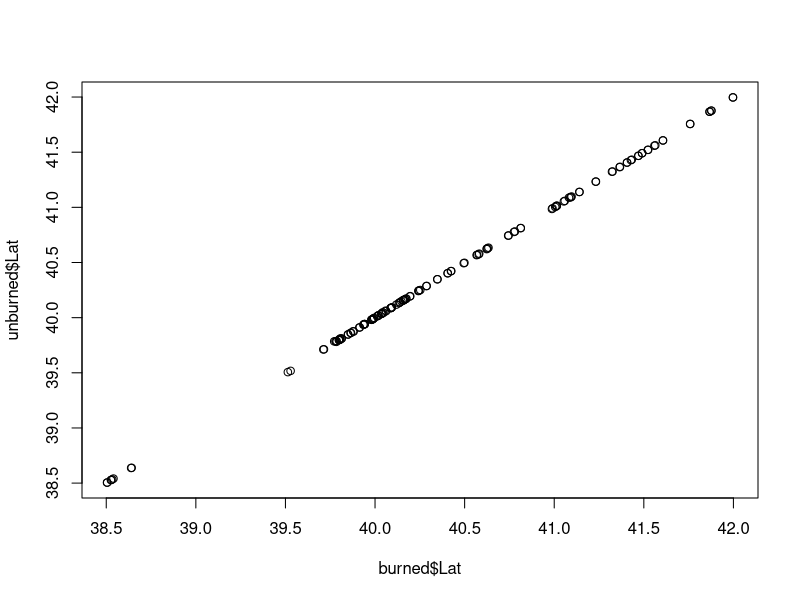
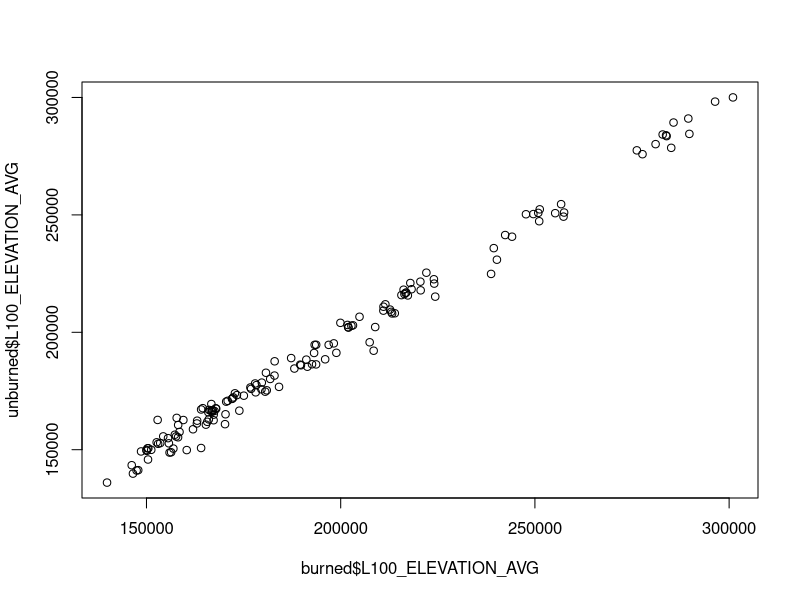
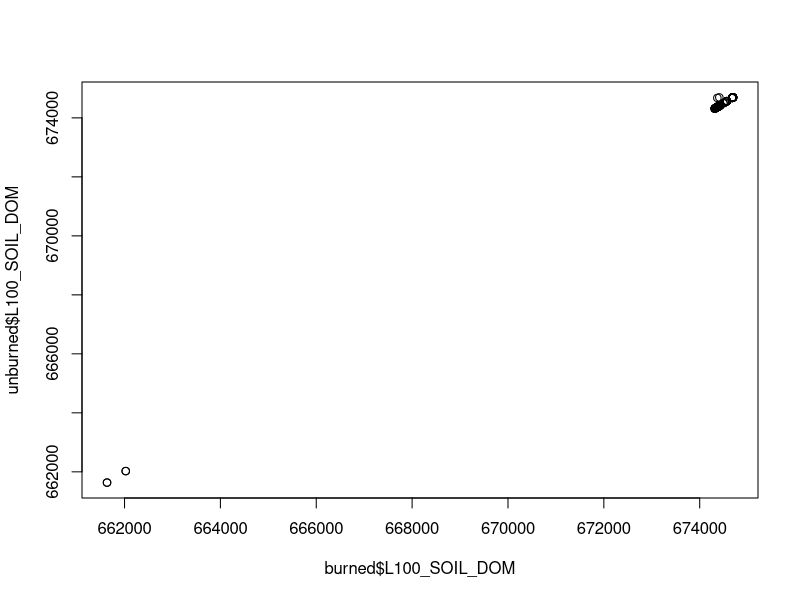

Recreate these plots in R, in order. (Note: this script raises an error after producing the figures.)
# This script is for importing and cleaning GeoDataCrawler variables for the selected Utah burn sites 


#### Libraries and aliases used: ####
library(readxl)
library(dplyr)
library(tidyr)
library(stringr)
library(ggplot2)
library(vegan)
"%ni%" <- Negate("%in%")

#### Loading ALL that GeoDataCrawler data ####

dat = read_excel("INIT20180405_100m_1.xlsx")
dat2 = read_excel("INIT20180405_100m_2.xlsx")
meta = read_excel("Geodata Crawler - Output Data Descriptions.xlsx")

#### Compare paired burned/un-burned sites across all variables for correlation (should be high) ####

  ## Subset burned and unburned sites
unique(dat$InOrOut)
burned = dat$InOrOut == "in"
unburned = dat$InOrOut == "out"

burned = dat[burned,]
unburned = dat[unburned,]

  ## Differing lengths ... find "pair" that is missing a partner
  
        # Find where mismatch begins
mismatches = unburned$ObjectID_1[order(unburned$ObjectID_1)] == burned$ObjectID_1[order(burned$ObjectID_1)]
first_mismatch = which(match(mismatches, FALSE) == 1)[1]
bad_object = dat[(first_mismatch-1),"ObjectID_1"]

        # re-subset to remove site with mismatch
burned = burned[burned$ObjectID_1 %ni% bad_object,]
unburned = unburned[unburned$ObjectID_1 %ni% bad_object,]
dat = dat[dat$ObjectID_1 %ni% bad_object,] # do this for main datasets too!
dat2 = dat2[dat2$ObjectID_1 %ni% bad_object,]         

        # reorder
burned = burned[order(burned$ObjectID_1),]
unburned = unburned[order(unburned$ObjectID_1),]
identical(burned$ObjectID_1,unburned$ObjectID_1) # check to see if subsets and orders are identical

  ## Plot paired Latitudes and elevations for sanity check .. should be very similar
plot(burned$Lat,unburned$Lat) # Looks good.
plot(burned$L100_ELEVATION_AVG,unburned$L100_ELEVATION_AVG) # Looks good.
plot(burned$L100_SOIL_DOM, unburned$L100_SOIL_DOM) # Looks good.


#### Clean up metadata and data and get them ordered logically ####
        
        # remove all those "L100_" tags from the column names
names(dat) = gsub("L100_","",names(dat), perl = TRUE) 

        # Convert M,D,Y to Dates
            # First, remove any rows that have a "0" in Y,M,orD
good_dates = !(dat$Year_ == 0 | dat$Month_ == 0 | dat$Day_ == 0)
dat = dat[good_dates,]
good_dates = !(dat2$Year_ == 0 | dat2$Month_ == 0 | dat2$Day_ == 0)
dat2 = dat2[good_dates,]

            # Now, extract dates from columns
year = dat$Year_
month = dat$Month_
day = dat$Day_

year2 = dat2$Year_
month2 = dat2$Month_
day2 = dat2$Day_

            # Add BurnDate column
burn_date = as.Date(paste(year,month,day, sep = "-"), format = "%Y-%m-%d")
dat$BurnDate = burn_date
burn_date2 = as.Date(paste(year2,month2,day2, sep = "-"), format = "%Y-%m-%d")
dat2$BurnDate = burn_date2

#### Merge dat and dat2 ####
dat = merge(dat,dat2)


# remove all those "L100_" tags from the column names (again!)
names(dat) = gsub("L100_","",names(dat), perl = TRUE) 


#### Trim down columns only to potentially important ones ####

# Let's get rid of all the OIL and GAS and WELLS, OTHER, FIRE, IMPERVIOUS stuff
good_cols = grep("^OIL_|^GAS_|^FIRE|^OTHER|^ROAD|^IMPERVIOUS|LIGHTS|^PESTICIDE", 
                 names(dat), invert = TRUE)

dat = (dat[,good_cols])

# Remove some other stuff
dat = dat %>% 
  select(-c(OBJECTID_12,Shape,OBJECTID,POINT_ID,POINT_X,POINT_Y,ORIG_X,ORIG_Y,DATUM,SKIP_ROW,MOVE_DIST,
            MOVE_ANGL,DUPLICATE,HOUSEHOLD_DEN_2000,HOUSEHOLD_2000))


# Tidy up the column names and units ####
names(dat)

# Temperatures should be dived by 10 to get deg C
temps = names(select(dat,c(starts_with("TM"),contains("TMIN"),contains("TMAX"),contains("TEMP"))))
dat[,temps] = select(dat,starts_with("TM")) * 0.1

# Convert canopy cover to percentages
dat$CANOPY_2001 = dat$CANOPY_2001 * 0.01

# Convert soil code into soil names
soil_codes = read.csv("soil_codes.csv", stringsAsFactors = FALSE)
dictionary = (soil_codes[which(soil_codes$Code %in% dat$SOIL_DOM),])

codes = as.factor(dat$SOIL_DOM)
dictionary = dictionary[dictionary$Code %in% levels(codes),]
s_names = plyr::mapvalues(dat$SOIL_DOM, from=levels(as.factor(dictionary$Code)), 
                          to=levels(as.factor(dictionary$Soil.Names)))  
dat$Soil_Description = s_names
names(dat)


# Remove all the soil type columns now that plotting confirms good correlations ####
dat = dat %>% select(-starts_with("LC2011"))


# Remove duplicate ObjectIDs
sorted = dat[order(dat$ObjectID_1, dat$InOrOut,decreasing = TRUE),]
sorted$to_keep = c("yes","no")
cbind(sorted$to_keep,sorted$InOrOut)

sorted = sorted[!duplicated(sorted[,c("ObjectID_1","InOrOut","to_keep")]),]
sorted = sorted[!duplicated(sorted[,c("ObjectID_1","InOrOut")]),]

# order by date
dat = sorted[order(sorted$BurnDate),]

table(dat$Year_)

# Write intermediate file ####
write.csv(dat, "Cleaned_Site_Data.csv", row.names = FALSE, quote = FALSE)





# # # # # # # # # # # # # # # # # # # # # # # # # # # # # # # # # # # # # # # # # # # # # # # 
# # # # # # # # # # # # # # # # # # # # # # # # # # # # # # # # # # # # # # # # # # # # # # #

# Beyond this point is extra crap ####


# Backup dat
dat2 = dat

# Subset original dat to just Burned areas
dat = subset(dat,InOrOut == "in")

# Plotting using Soil type % cover as NMDS ####

# Pull out dfs with Soil Info (percent cover 100m) only!

soil_info_L1 = dat %>%
  select(starts_with("LC2011_L1_")) 

soil_info_L2 = dat %>%
  select(starts_with("LC2011_L2_")) 


row.names(soil_info_L1) <- paste0(dat$Lat,"_",dat$Lon)
row.names(soil_info_L2) <- paste0(dat$Lat,"_",dat$Lon)

# Soil-based distance measures
L1_dist = as.matrix(dist(soil_info_L1))
L2_dist = as.matrix(dist(soil_info_L2))


# Heatmap
year = as.factor(dat$Year_)
year_colors = plyr::mapvalues(year, 
                              from = c(levels(year)),
                              to = gray.colors(length(levels(year))))

year_colors = as.character(year_colors)

h1 = heatmap(L1_dist, col = gray.colors(20),
        RowSideColors = year_colors,
        ColSideColors = year_colors)  ## Shows decent spread of years in most similar clusters

h2 = heatmap(L2_dist, col = gray.colors(20),
        RowSideColors = year_colors,
        ColSideColors = year_colors,
        cexRow = .25)  ## Shows decent spread of years in most similar clusters

?png
png("heatmap_in_only.png",res = 500, width = 5000, height = 5000)
heatmap(L2_dist, #col = gray.colors(20),
        RowSideColors = year_colors,
        ColSideColors = year_colors,
        cexRow = .25, cexCol = .25, distfun = vegdist)  ## Shows decent spread of years in most similar clusters

dev.off()

row_order = h2$rowInd
col_order = h2$colInd
row_similar = row_order[50:90]
col_similar = col_order[50:90]

plot(L2_dist)
plot(L2_dist[col_similar])


row.names(dat) <- paste0(dat$Lat,"_",dat$Lon)
soil_similar = row.names(L2_dist[row_similar,])
row.names(L2_dist)

table((dat[soil_similar,])[,"Soil_Description"])
table(dat$Soil_Description)
table(dat$SOIL_DOM)



names(dat)
# NMDS
soil_mds_1 = metaMDS(soil_info_L1)
ordiplot(soil_mds_1, type = "points")
stressplot(soil_mds_1)

soil_mds_2 = metaMDS(soil_info_L2)
ordiplot(soil_mds_2, type = "points")
stressplot(soil_mds_2)

# Make into dfs
mds1_L1 = soil_mds_1$points[,1]
mds2_L1 = soil_mds_1$points[,2]

mds1_L2 = soil_mds_2$points[,1]
mds2_L2 = soil_mds_2$points[,2]

# Colored plots of burn status influence on major soil types

ggplot(mapping = aes(x=mds1_L1,y=mds2_L1,color=dat$InOrOut)) +
  geom_point() + 
  stat_ellipse() +
  ggtitle("Soil type is independent of burn status")

ggplot(mapping = aes(x=mds1_L2,y=mds2_L2,color=dat$InOrOut)) +
  geom_point() + 
  stat_ellipse() +
  ggtitle("Soil type is independent of burn status")

# plots of year interaction with soil types

ggplot(mapping = aes(x=mds1_L2,y=mds2_L2,color=as.factor(dat$Year_))) +
  geom_point() + 
  stat_ellipse() +
  ggtitle("Pretty good overlap of burn years and soil types")

# Extract distance clusters
clustered_order = h2$rowInd
soil_similar = clustered_order[1:50]
plot(L2_dist)
plot(L2_dist[soil_similar])

soil_similar = row.names(L2_dist[soil_similar,soil_similar])

row.names(dat) <- paste0(dat$Lat,"_",dat$Lon)

# compare year spread in whole data set to hclust subset based on soil type similarity
plot(unique(dat$Year_)[order(unique(dat$Year_))])
plot(dat[soil_similar,"Year_"][order(dat[soil_similar,"Year_"])], col="Red",
     main = "Subset year distribution for hclust-similar soil types")

# Check in/out distribution
names(dat)
table(dat[soil_similar,"InOrOut"])
dat[soil_similar,which(dat$InOrOut == "in")]








# Plot yearly stuff to play around

plot(dat$BurnDate, dat$PRECIP_DRIEST_MONTH)
abline(lm(dat$PRECIP_DRIEST_MONTH ~dat$BurnDate))
plot(as.factor(dat$Year_), dat$PRECIP_SEASONALITY)



#### Remove Soil Type outliers


names(dat)




# L2_cols = grep("LC2011_L2",names(dat))
# dat[,L2_cols]

# 





# #### Select variables of interest
# c("SOIL_DOM","SLOPE_AVG", "ELEVATION_AVG","ASPECT_DOM","LC2011_L2_DOM")







dat$ObjectID_1 %in% burned$ObjectID_1
dat$ObjectID_1 %in% unburned$ObjectID_1

burned$ObjectID_1
unburned$ObjectID_1



  ## Compare a few obvious variables for sanity check
plot(burned$Lat, unburned$Lat)



